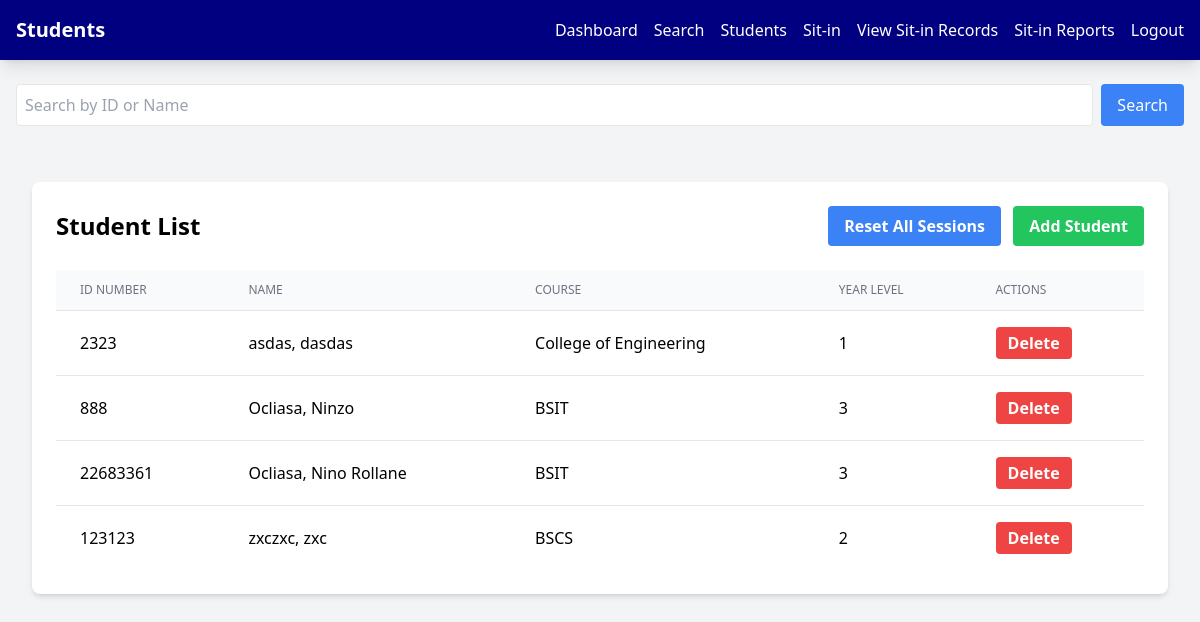
The page /admin/students.php on the database its author committed.
### tables this page shows
CREATE TABLE `students` (
  `StudID` int(11) NOT NULL,
  `IDNO` int(11) NOT NULL,
  `Last_Name` varchar(100) NOT NULL,
  `First_Name` varchar(100) NOT NULL,
  `Mid_Name` varchar(100) NOT NULL,
  `Course` varchar(100) NOT NULL,
  `Year_lvl` int(11) NOT NULL,
  `Username` varchar(100) NOT NULL,
  `Password` varchar(100) NOT NULL,
  `profile_image` varchar(255) NOT NULL,
  `Email` varchar(255) NOT NULL,
  `Address` varchar(255) NOT NULL
);

### admin/students.php (the view, shortened to what this page needs)
<?php
$servername = "localhost";
$username = "root";
$password = "";
$database = "users";
$conn = new mysqli($servername, $username, $password, $database);
$search = isset($_GET['search']) ? $_GET['search'] : '';
if ($search) {
    $sql = "SELECT * FROM students WHERE IDNO LIKE ? OR First_Name LIKE ? OR Last_Name LIKE ? ORDER BY Last_Name";
    $stmt = $conn->prepare($sql);
    $searchTerm = "%$search%";
    $stmt->bind_param("sss", $searchTerm, $searchTerm, $searchTerm);
    $stmt->execute();
    $result = $stmt->get_result();
} else {
    $sql = "SELECT * FROM students ORDER BY Last_Name";
    $result = $conn->query($sql);
}
?>
<!DOCTYPE html>
<html lang="en">
<head>
    <script src="https://cdn.tailwindcss.com"></script>
    <link rel="stylesheet" href="https://cdnjs.cloudflare.com/ajax/libs/font-awesome/6.4.0/css/all.min.css">
</head>
<nav class="bg-primary shadow-lg">
        <div class="max-w-7xl mx-auto px-4">
            <div class="flex justify-between items-center">
                <span class="text-white text-xl font-bold py-4">Students</span>
                <div class="flex space-x-4">
                    <div class="hidden md:flex items-center space-x-4">
                        <a href="dashboard.php" class="nav-link text-white hover:text-gray-200">Dashboard</a>
                        <a href="search.php" class="nav-link text-white hover:text-gray-200">Search</a>
                        <a href="students.php" class="nav-link text-white hover:text-gray-200">Students</a>
                        <a href="sitin.php" class="nav-link text-white hover:text-gray-200">Sit-in</a>
                        <a href="sit_in_records.php" class="nav-link text-white hover:text-gray-200">View Sit-in Records</a>
                        <a href="sit_in_reports.php" class="nav-link text-white hover:text-gray-200">Sit-in Reports</a>
                        <a href="../logout.php" class="nav-link text-white hover:text-gray-200">Logout</a>
                    </div>
                </div>
            </div>
        </div>
    </nav>
<body class="bg-gray-100">
    <div class="max-w-7xl mx-auto py-6 px-4">
        <div class="mb-6">
            <form method="GET" class="flex gap-2">
                <input type="text" name="search" placeholder="Search by ID or Name"
                       value="<?= htmlspecialchars($search) ?>"
                       class="flex-1 border p-2 rounded">
                <button type="submit" class="bg-blue-500 text-white px-4 py-2 rounded">
                    Search
                </button>
            </form>
        </div>
    <div class="max-w-7xl mx-auto px-4 py-8">
        <div class="bg-white rounded-lg shadow-md p-6">
            <div class="flex justify-between items-center mb-6">
                <h2 class="text-2xl font-bold">Student List</h2>
                <div class="space-x-2">
                    <form action="reset_sessions.php" method="POST" class="inline" onsubmit="return confirm('Are you sure you want to reset all student sessions to 30?');">
                        <button type="submit" class="bg-blue-500 hover:bg-blue-700 text-white font-bold py-2 px-4 rounded">
                            Reset All Sessions
                        </button>
                    </form>
                    <button onclick="openAddStudentModal()" class="bg-green-500 hover:bg-green-700 text-white font-bold py-2 px-4 rounded">
                        Add Student
                    </button>
                </div>
            </div>
            <div class="overflow-x-auto">
                <table class="min-w-full divide-y divide-gray-200">
                    <thead class="bg-gray-50">
                        <tr>
                            <th class="px-6 py-3 text-left text-xs font-medium text-gray-500 uppercase">ID Number</th>
                            <th class="px-6 py-3 text-left text-xs font-medium text-gray-500 uppercase">Name</th>
                            <th class="px-6 py-3 text-left text-xs font-medium text-gray-500 uppercase">Course</th>
                            <th class="px-6 py-3 text-left text-xs font-medium text-gray-500 uppercase">Year Level</th>
                            <th class="px-6 py-3 text-left text-xs font-medium text-gray-500 uppercase">Actions</th>
                        </tr>
                    </thead>
                    <tbody class="bg-white divide-y divide-gray-200">
                        <?php
                        if ($result->num_rows > 0) {
                            while($row = $result->fetch_assoc()) {
                                echo "<tr class='hover:bg-gray-50'>";
                                echo "<td class='px-6 py-4'>" . htmlspecialchars($row['IDNO']) . "</td>";
                                echo "<td class='px-6 py-4'>" . htmlspecialchars($row['Last_Name'] . ", " . $row['First_Name']) . "</td>";
                                echo "<td class='px-6 py-4'>" . htmlspecialchars($row['Course']) . "</td>";
                                echo "<td class='px-6 py-4'>" . htmlspecialchars($row['Year_lvl']) . "</td>";
                                echo "<td class='px-6 py-4'>
                                        <button onclick='deleteStudent(" . $row['IDNO'] . ")'
                                                class='bg-red-500 hover:bg-red-700 text-white font-bold py-1 px-3 rounded'>
                                            Delete
                                        </button>
                                      </td>";
                                echo "</tr>";
                            }
                        } else {
                            echo "<tr><td colspan='5' class='px-6 py-4 text-center'>No students found</td></tr>";
                        }
                        ?>
                    </tbody>
                </table>
            </div>
        </div>
    </div>
</body>
</html>

### rows shown on the page
students: IDNO "2323", Last_Name+First_Name "asdas, dasdas", Course "College of Engineering", Year_lvl "1"
students: IDNO "888", Last_Name+First_Name "Ocliasa, Ninzo", Course "BSIT", Year_lvl "3"
students: IDNO "22683361", Last_Name+First_Name "Ocliasa, Nino Rollane", Course "BSIT", Year_lvl "3"
students: IDNO "123123", Last_Name+First_Name "zxczxc, zxc", Course "BSCS", Year_lvl "2"
